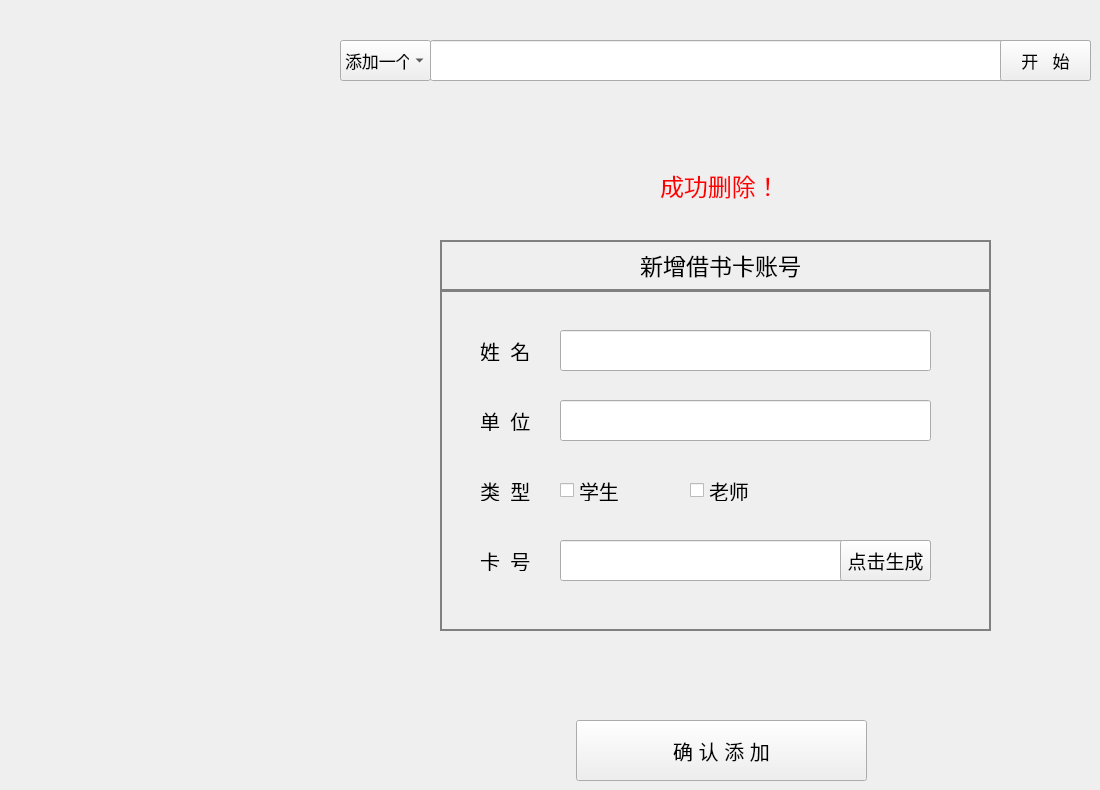
    <widget class="QWidget" name="tab_2">
     <attribute name="title">
      <string>借书卡管理</string>
     </attribute>
     <widget class="QToolButton" name="toolButton_9">
      <property name="geometry">
       <rect>
        <x>1000</x>
        <y>40</y>
        <width>91</width>
        <height>41</height>
       </rect>
      </property>
      <property name="font">
       <font>
        <pointsize>13</pointsize>
       </font>
      </property>
      <property name="text">
       <string>开   始</string>
      </property>
     </widget>
     <widget class="QLineEdit" name="lineEdit_30">
      <property name="geometry">
       <rect>
        <x>430</x>
        <y>40</y>
        <width>661</width>
        <height>41</height>
       </rect>
      </property>
      <property name="font">
       <font>
        <pointsize>14</pointsize>
       </font>
      </property>
     </widget>
     <widget class="QComboBox" name="comboBox_2">
      <property name="geometry">
       <rect>
        <x>340</x>
        <y>40</y>
        <width>91</width>
        <height>41</height>
       </rect>
      </property>
      <property name="font">
       <font>
        <pointsize>13</pointsize>
       </font>
      </property>
      <item>
       <property name="text">
        <string>添加一个</string>
       </property>
      </item>
      <item>
       <property name="text">
        <string>删除一个</string>
       </property>
      </item>
     </widget>
     <widget class="QFrame" name="frame_3">
      <property name="geometry">
       <rect>
        <x>440</x>
        <y>240</y>
        <width>551</width>
        <height>51</height>
       </rect>
      </property>
      <property name="autoFillBackground">
       <bool>false</bool>
      </property>
      <property name="styleSheet">
       <string notr="true">QFrame#frame_3{border:2px solid gray}</string>
      </property>
      <property name="frameShape">
       <enum>QFrame::StyledPanel</enum>
      </property>
      <property name="frameShadow">
       <enum>QFrame::Raised</enum>
      </property>
      <widget class="QLabel" name="label_206">
       <property name="geometry">
        <rect>
         <x>200</x>
         <y>9</y>
         <width>171</width>
         <height>31</height>
        </rect>
       </property>
       <property name="font">
        <font>
         <family>等线</family>
         <pointsize>17</pointsize>
        </font>
       </property>
       <property name="text">
        <string>新增借书卡账号</string>
       </property>
      </widget>
     </widget>
     <widget class="QFrame" name="frame_4">
      <property name="geometry">
       <rect>
        <x>440</x>
        <y>290</y>
        <width>551</width>
        <height>341</height>
       </rect>
      </property>
      <property name="font">
       <font>
        <pointsize>14</pointsize>
       </font>
      </property>
      <property name="styleSheet">
       <string notr="true">QFrame#frame_4{border:2px solid gray}</string>
      </property>
      <property name="frameShape">
       <enum>QFrame::StyledPanel</enum>
      </property>
      <property name="frameShadow">
       <enum>QFrame::Raised</enum>
      </property>
      <widget class="QLineEdit" name="lineEdit_31">
       <property name="geometry">
        <rect>
         <x>120</x>
         <y>40</y>
         <width>371</width>
         <height>41</height>
        </rect>
       </property>
       <property name="font">
        <font>
         <pointsize>15</pointsize>
        </font>
       </property>
       <property name="text">
        <string/>
       </property>
      </widget>
      <widget class="QLabel" name="label_207">
       <property name="geometry">
        <rect>
         <x>40</x>
         <y>50</y>
         <width>71</width>
         <height>21</height>
        </rect>
       </property>
       <property name="font">
        <font>
         <family>楷体</family>
         <pointsize>15</pointsize>
        </font>
       </property>
       <property name="text">
        <string>姓  名</string>
       </property>
      </widget>
      <widget class="QLabel" name="label_208">
       <property name="geometry">
        <rect>
         <x>40</x>
         <y>120</y>
         <width>71</width>
         <height>21</height>
        </rect>
       </property>
       <property name="font">
        <font>
         <family>楷体</family>
         <pointsize>15</pointsize>
        </font>
       </property>
       <property name="text">
        <string>单  位</string>
       </property>
      </widget>
      <widget class="QLineEdit" name="lineEdit_32">
       <property name="geometry">
        <rect>
         <x>120</x>
         <y>110</y>
         <width>371</width>
         <height>41</height>
        </rect>
       </property>
       <property name="font">
        <font>
         <pointsize>15</pointsize>
        </font>
       </property>
       <property name="text">
        <string/>
       </property>
      </widget>
      <widget class="QLabel" name="label_209">
       <property name="geometry">
        <rect>
         <x>40</x>
         <y>190</y>
         <width>71</width>
         <height>21</height>
        </rect>
       </property>
       <property name="font">
        <font>
         <family>楷体</family>
         <pointsize>15</pointsize>
        </font>
       </property>
       <property name="text">
        <string>类  型</string>
       </property>
      </widget>
      <widget class="QLineEdit" name="lineEdit_34">
       <property name="geometry">
        <rect>
         <x>120</x>
         <y>250</y>
         <width>371</width>
         <height>41</height>
        </rect>
       </property>
       <property name="font">
        <font>
         <pointsize>15</pointsize>
        </font>
       </property>
       <property name="text">
        <string/>
       </property>
      </widget>
      <widget class="QLabel" name="label_210">
       <property name="geometry">
        <rect>
         <x>40</x>
         <y>260</y>
         <width>71</width>
         <height>21</height>
        </rect>
       </property>
       <property name="font">
        <font>
         <family>楷体</family>
         <pointsize>15</pointsize>
        </font>
       </property>
       <property name="text">
        <string>卡  号</string>
       </property>
      </widget>
      <widget class="QToolButton" name="toolButton_10">
       <property name="geometry">
        <rect>
         <x>400</x>
         <y>250</y>
         <width>91</width>
         <height>41</height>
        </rect>
       </property>
       <property name="font">
        <font>
         <pointsize>14</pointsize>
        </font>
       </property>
       <property name="text">
        <string>点击生成</string>
       </property>
      </widget>
      <widget class="QCheckBox" name="checkBox_6">
       <property name="geometry">
        <rect>
         <x>120</x>
         <y>190</y>
         <width>101</width>
         <height>21</height>
        </rect>
       </property>
       <property name="font">
        <font>
         <pointsize>15</pointsize>
        </font>
       </property>
       <property name="text">
        <string>学生</string>
       </property>
      </widget>
      <widget class="QCheckBox" name="checkBox_5">
       <property name="geometry">
        <rect>
         <x>250</x>
         <y>190</y>
         <width>101</width>
         <height>21</height>
        </rect>
       </property>
       <property name="font">
        <font>
         <pointsize>15</pointsize>
        </font>
       </property>
       <property name="text">
        <string>老师</string>
       </property>
      </widget>
     </widget>
     <widget class="QToolButton" name="toolButton_11">
      <property name="geometry">
       <rect>
        <x>576</x>
        <y>720</y>
        <width>291</width>
        <height>61</height>
       </rect>
      </property>
      <property name="font">
       <font>
        <pointsize>15</pointsize>
       </font>
      </property>
      <property name="text">
       <string>确 认 添 加</string>
      </property>
     </widget>
     <widget class="QLabel" name="label_211">
      <property name="geometry">
       <rect>
        <x>660</x>
        <y>170</y>
        <width>171</width>
        <height>31</height>
       </rect>
      </property>
      <property name="font">
       <font>
        <family>楷体</family>
        <pointsize>18</pointsize>
        <weight>50</weight>
        <italic>false</italic>
        <bold>false</bold>
       </font>
      </property>
      <property name="styleSheet">
       <string notr="true">font: 18pt &quot;楷体&quot; ;color:red;</string>
      </property>
      <property name="text">
       <string>成功删除！</string>
      </property>
     </widget>
     <zorder>lineEdit_30</zorder>
     <zorder>comboBox_2</zorder>
     <zorder>toolButton_9</zorder>
     <zorder>frame_3</zorder>
     <zorder>frame_4</zorder>
     <zorder>toolButton_11</zorder>
     <zorder>label_211</zorder>
    </widget>
